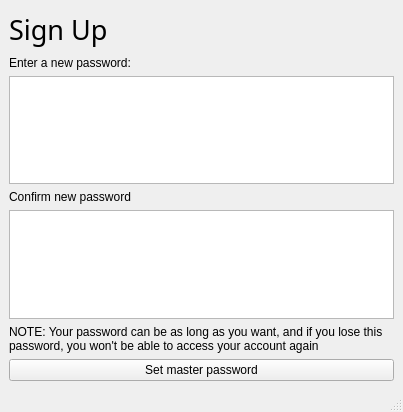
<?xml version="1.0" encoding="UTF-8"?>
<ui version="4.0">
 <class>SignUpForm</class>
 <widget class="QMainWindow" name="SignUpForm">
  <property name="geometry">
   <rect>
    <x>0</x>
    <y>0</y>
    <width>403</width>
    <height>412</height>
   </rect>
  </property>
  <property name="windowTitle">
   <string>MainWindow</string>
  </property>
  <widget class="QWidget" name="centralwidget">
   <layout class="QVBoxLayout" name="verticalLayout">
    <item>
     <widget class="QLabel" name="label">
      <property name="minimumSize">
       <size>
        <width>141</width>
        <height>41</height>
       </size>
      </property>
      <property name="maximumSize">
       <size>
        <width>141</width>
        <height>41</height>
       </size>
      </property>
      <property name="font">
       <font>
        <family>Montserrat SemiBold</family>
        <pointsize>20</pointsize>
       </font>
      </property>
      <property name="text">
       <string>Sign Up</string>
      </property>
     </widget>
    </item>
    <item>
     <widget class="QLabel" name="label_2">
      <property name="text">
       <string>Enter a new password:</string>
      </property>
     </widget>
    </item>
    <item>
     <widget class="QTextEdit" name="textEdit">
      <property name="minimumSize">
       <size>
        <width>368</width>
        <height>0</height>
       </size>
      </property>
     </widget>
    </item>
    <item>
     <widget class="QLabel" name="label_4">
      <property name="text">
       <string>Confirm new password</string>
      </property>
     </widget>
    </item>
    <item>
     <widget class="QTextEdit" name="textEdit_2">
      <property name="minimumSize">
       <size>
        <width>368</width>
        <height>0</height>
       </size>
      </property>
     </widget>
    </item>
    <item>
     <widget class="QLabel" name="label_3">
      <property name="text">
       <string>NOTE: Your password can be as long as you want, and if you lose this password, you won't be able to access your account again</string>
      </property>
      <property name="wordWrap">
       <bool>true</bool>
      </property>
     </widget>
    </item>
    <item>
     <widget class="QPushButton" name="pushButton">
      <property name="text">
       <string>Set master password</string>
      </property>
     </widget>
    </item>
   </layout>
  </widget>
  <widget class="QMenuBar" name="menubar">
   <property name="geometry">
    <rect>
     <x>0</x>
     <y>0</y>
     <width>403</width>
     <height>26</height>
    </rect>
   </property>
  </widget>
  <widget class="QStatusBar" name="statusbar"/>
 </widget>
 <resources/>
 <connections/>
</ui>
